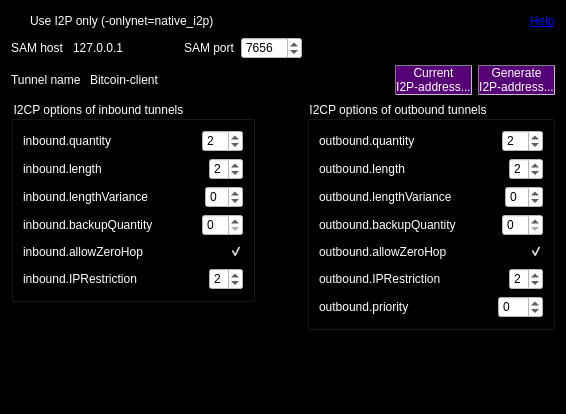
<?xml version="1.0" encoding="UTF-8"?>
<ui version="4.0">
 <class>I2POptionsWidget</class>
 <widget class="QWidget" name="I2POptionsWidget">
  <property name="geometry">
   <rect>
    <x>0</x>
    <y>0</y>
    <width>566</width>
    <height>414</height>
   </rect>
  </property>
  <property name="windowTitle">
   <string>Form</string>
  </property>
  <property name="styleSheet">
   <string notr="true">color: rgb(0, 0, 0);
background-color: rgb(0, 0, 0);
alternate-background-color: rgb(0, 0, 0);</string>
  </property>
  <layout class="QVBoxLayout" name="verticalLayout_5">
   <item>
    <layout class="QHBoxLayout" name="horizontalLayout_15">
     <item>
      <widget class="QCheckBox" name="checkBoxUseI2POnly">
       <property name="styleSheet">
        <string notr="true">color: rgb(255, 255, 255);</string>
       </property>
       <property name="text">
        <string>Use I2P only (-onlynet=native_i2p)</string>
       </property>
      </widget>
     </item>
     <item>
      <spacer name="horizontalSpacer_15">
       <property name="orientation">
        <enum>Qt::Horizontal</enum>
       </property>
       <property name="sizeHint" stdset="0">
        <size>
         <width>40</width>
         <height>20</height>
        </size>
       </property>
      </spacer>
     </item>
     <item>
      <widget class="QLabel" name="label">
       <property name="toolTip">
        <string>http://www.i2p2.i2p/i2cp.html#options</string>
       </property>
       <property name="text">
        <string>&lt;a href=&quot;http://www.i2p2.i2p/i2cp.html#options&quot;&gt;Help&lt;/a&gt;</string>
       </property>
       <property name="textFormat">
        <enum>Qt::RichText</enum>
       </property>
       <property name="openExternalLinks">
        <bool>true</bool>
       </property>
       <property name="textInteractionFlags">
        <set>Qt::TextBrowserInteraction</set>
       </property>
      </widget>
     </item>
    </layout>
   </item>
   <item>
    <layout class="QHBoxLayout" name="horizontalLayout_16">
     <item>
      <widget class="QLabel" name="labelSAMHost">
       <property name="text">
        <string>&lt;html&gt;&lt;head/&gt;&lt;body&gt;&lt;p&gt;&lt;span style=&quot; color:#ffffff;&quot;&gt;SAM host&lt;/span&gt;&lt;/p&gt;&lt;/body&gt;&lt;/html&gt;</string>
       </property>
      </widget>
     </item>
     <item>
      <widget class="QLineEdit" name="lineEditSAMHost">
       <property name="sizePolicy">
        <sizepolicy hsizetype="Fixed" vsizetype="Fixed">
         <horstretch>0</horstretch>
         <verstretch>0</verstretch>
        </sizepolicy>
       </property>
       <property name="styleSheet">
        <string notr="true">color: rgb(255, 255, 255);</string>
       </property>
       <property name="text">
        <string>127.0.0.1</string>
       </property>
      </widget>
     </item>
     <item>
      <widget class="QLabel" name="labelSAMPort">
       <property name="text">
        <string>&lt;html&gt;&lt;head/&gt;&lt;body&gt;&lt;p&gt;&lt;span style=&quot; color:#ffffff;&quot;&gt;SAM port&lt;/span&gt;&lt;/p&gt;&lt;/body&gt;&lt;/html&gt;</string>
       </property>
      </widget>
     </item>
     <item>
      <widget class="QSpinBox" name="spinBoxSAMPort">
       <property name="styleSheet">
        <string notr="true">background-color: rgb(255, 255, 255);
alternate-background-color: rgb(255, 255, 255);
color: rgb(0, 0, 0);</string>
       </property>
       <property name="minimum">
        <number>1</number>
       </property>
       <property name="maximum">
        <number>65535</number>
       </property>
       <property name="value">
        <number>7656</number>
       </property>
      </widget>
     </item>
     <item>
      <spacer name="horizontalSpacer_17">
       <property name="orientation">
        <enum>Qt::Horizontal</enum>
       </property>
       <property name="sizeHint" stdset="0">
        <size>
         <width>40</width>
         <height>20</height>
        </size>
       </property>
      </spacer>
     </item>
    </layout>
   </item>
   <item>
    <layout class="QHBoxLayout" name="horizontalLayout_17">
     <item>
      <widget class="QLabel" name="labelTunnelName">
       <property name="text">
        <string>&lt;html&gt;&lt;head/&gt;&lt;body&gt;&lt;p&gt;&lt;span style=&quot; color:#ffffff;&quot;&gt;Tunnel name&lt;/span&gt;&lt;/p&gt;&lt;/body&gt;&lt;/html&gt;</string>
       </property>
      </widget>
     </item>
     <item>
      <widget class="QLineEdit" name="lineEditTunnelName">
       <property name="sizePolicy">
        <sizepolicy hsizetype="Preferred" vsizetype="Fixed">
         <horstretch>0</horstretch>
         <verstretch>0</verstretch>
        </sizepolicy>
       </property>
       <property name="minimumSize">
        <size>
         <width>0</width>
         <height>0</height>
        </size>
       </property>
       <property name="styleSheet">
        <string notr="true">color: rgb(255, 255, 255);</string>
       </property>
       <property name="text">
        <string>Bitcoin-client</string>
       </property>
      </widget>
     </item>
     <item>
      <spacer name="horizontalSpacer_18">
       <property name="orientation">
        <enum>Qt::Horizontal</enum>
       </property>
       <property name="sizeHint" stdset="0">
        <size>
         <width>40</width>
         <height>20</height>
        </size>
       </property>
      </spacer>
     </item>
     <item>
      <widget class="QPushButton" name="pushButtonCurrentI2PAddress">
       <property name="styleSheet">
        <string notr="true">background: rgb(86,0,120); color: rgb(255,255,255); border: 1px inset grey; border-radius: 1px; margin: 0px;</string>
       </property>
       <property name="text">
        <string>Current
I2P-address...</string>
       </property>
      </widget>
     </item>
     <item>
      <widget class="QPushButton" name="pushButtonGenerateI2PAddress">
       <property name="styleSheet">
        <string notr="true">background: rgb(86,0,120); color: rgb(255,255,255); border: 1px inset grey; border-radius: 1px; margin: 0px;</string>
       </property>
       <property name="text">
        <string>Generate
I2P-address...</string>
       </property>
      </widget>
     </item>
    </layout>
   </item>
   <item>
    <layout class="QHBoxLayout" name="horizontalLayout_14">
     <item>
      <layout class="QVBoxLayout" name="verticalLayout_4">
       <item>
        <widget class="QGroupBox" name="groupBoxInbound">
         <property name="styleSheet">
          <string notr="true">color: rgb(255, 255, 255);</string>
         </property>
         <property name="title">
          <string>I2CP options of inbound tunnels</string>
         </property>
         <layout class="QVBoxLayout" name="verticalLayout">
          <item>
           <layout class="QHBoxLayout" name="horizontalLayout">
            <item>
             <widget class="QLabel" name="labelInboundQuantity">
              <property name="text">
               <string>inbound.quantity </string>
              </property>
             </widget>
            </item>
            <item>
             <spacer name="horizontalSpacer">
              <property name="orientation">
               <enum>Qt::Horizontal</enum>
              </property>
              <property name="sizeHint" stdset="0">
               <size>
                <width>40</width>
                <height>20</height>
               </size>
              </property>
             </spacer>
            </item>
            <item>
             <widget class="QSpinBox" name="spinBoxInboundQuantity">
              <property name="styleSheet">
               <string notr="true">background-color: rgb(255, 255, 255);
alternate-background-color: rgb(255, 255, 255);
color: rgb(0, 0, 0);</string>
              </property>
              <property name="minimum">
               <number>1</number>
              </property>
              <property name="maximum">
               <number>16</number>
              </property>
              <property name="value">
               <number>2</number>
              </property>
             </widget>
            </item>
           </layout>
          </item>
          <item>
           <layout class="QHBoxLayout" name="horizontalLayout_2">
            <item>
             <widget class="QLabel" name="labelInboundLength">
              <property name="text">
               <string>inbound.length </string>
              </property>
             </widget>
            </item>
            <item>
             <spacer name="horizontalSpacer_2">
              <property name="orientation">
               <enum>Qt::Horizontal</enum>
              </property>
              <property name="sizeHint" stdset="0">
               <size>
                <width>40</width>
                <height>20</height>
               </size>
              </property>
             </spacer>
            </item>
            <item>
             <widget class="QSpinBox" name="spinBoxInboundLength">
              <property name="styleSheet">
               <string notr="true">background-color: rgb(255, 255, 255);
alternate-background-color: rgb(255, 255, 255);
color: rgb(0, 0, 0);</string>
              </property>
              <property name="minimum">
               <number>0</number>
              </property>
              <property name="maximum">
               <number>7</number>
              </property>
              <property name="value">
               <number>2</number>
              </property>
             </widget>
            </item>
           </layout>
          </item>
          <item>
           <layout class="QHBoxLayout" name="horizontalLayout_3">
            <item>
             <widget class="QLabel" name="labelInboundLengthVariance">
              <property name="text">
               <string>inbound.lengthVariance</string>
              </property>
             </widget>
            </item>
            <item>
             <spacer name="horizontalSpacer_3">
              <property name="orientation">
               <enum>Qt::Horizontal</enum>
              </property>
              <property name="sizeHint" stdset="0">
               <size>
                <width>40</width>
                <height>20</height>
               </size>
              </property>
             </spacer>
            </item>
            <item>
             <widget class="QSpinBox" name="spinBoxInboundLengthVariance">
              <property name="styleSheet">
               <string notr="true">background-color: rgb(255, 255, 255);
alternate-background-color: rgb(255, 255, 255);
color: rgb(0, 0, 0);</string>
              </property>
              <property name="minimum">
               <number>-7</number>
              </property>
              <property name="maximum">
               <number>7</number>
              </property>
             </widget>
            </item>
           </layout>
          </item>
          <item>
           <layout class="QHBoxLayout" name="horizontalLayout_4">
            <item>
             <widget class="QLabel" name="labelInboundBackupQuality">
              <property name="text">
               <string>inbound.backupQuantity </string>
              </property>
             </widget>
            </item>
            <item>
             <spacer name="horizontalSpacer_4">
              <property name="orientation">
               <enum>Qt::Horizontal</enum>
              </property>
              <property name="sizeHint" stdset="0">
               <size>
                <width>40</width>
                <height>20</height>
               </size>
              </property>
             </spacer>
            </item>
            <item>
             <widget class="QSpinBox" name="spinBoxInboundBackupQuality">
              <property name="styleSheet">
               <string notr="true">background-color: rgb(255, 255, 255);
alternate-background-color: rgb(255, 255, 255);
color: rgb(0, 0, 0);</string>
              </property>
             </widget>
            </item>
           </layout>
          </item>
          <item>
           <layout class="QHBoxLayout" name="horizontalLayout_5">
            <item>
             <widget class="QLabel" name="labelInboundAllowZeroHop">
              <property name="text">
               <string>inbound.allowZeroHop </string>
              </property>
             </widget>
            </item>
            <item>
             <spacer name="horizontalSpacer_5">
              <property name="orientation">
               <enum>Qt::Horizontal</enum>
              </property>
              <property name="sizeHint" stdset="0">
               <size>
                <width>40</width>
                <height>20</height>
               </size>
              </property>
             </spacer>
            </item>
            <item>
             <widget class="QCheckBox" name="checkBoxInboundAllowZeroHop">
              <property name="checked">
               <bool>true</bool>
              </property>
             </widget>
            </item>
           </layout>
          </item>
          <item>
           <layout class="QHBoxLayout" name="horizontalLayout_6">
            <item>
             <widget class="QLabel" name="labelInboundIPRestriction">
              <property name="text">
               <string>inbound.IPRestriction</string>
              </property>
             </widget>
            </item>
            <item>
             <spacer name="horizontalSpacer_6">
              <property name="orientation">
               <enum>Qt::Horizontal</enum>
              </property>
              <property name="sizeHint" stdset="0">
               <size>
                <width>40</width>
                <height>20</height>
               </size>
              </property>
             </spacer>
            </item>
            <item>
             <widget class="QSpinBox" name="spinBoxInboundIPRestriction">
              <property name="styleSheet">
               <string notr="true">background-color: rgb(255, 255, 255);
alternate-background-color: rgb(255, 255, 255);
color: rgb(0, 0, 0);</string>
              </property>
              <property name="maximum">
               <number>4</number>
              </property>
              <property name="value">
               <number>2</number>
              </property>
             </widget>
            </item>
           </layout>
          </item>
         </layout>
        </widget>
       </item>
       <item>
        <spacer name="verticalSpacer">
         <property name="orientation">
          <enum>Qt::Vertical</enum>
         </property>
         <property name="sizeHint" stdset="0">
          <size>
           <width>20</width>
           <height>40</height>
          </size>
         </property>
        </spacer>
       </item>
      </layout>
     </item>
     <item>
      <spacer name="horizontalSpacer_14">
       <property name="orientation">
        <enum>Qt::Horizontal</enum>
       </property>
       <property name="sizeHint" stdset="0">
        <size>
         <width>40</width>
         <height>20</height>
        </size>
       </property>
      </spacer>
     </item>
     <item>
      <layout class="QVBoxLayout" name="verticalLayout_3">
       <item>
        <widget class="QGroupBox" name="groupBoxOutbound">
         <property name="styleSheet">
          <string notr="true">color: rgb(255, 255, 255);</string>
         </property>
         <property name="title">
          <string>I2CP options of outbound tunnels</string>
         </property>
         <layout class="QVBoxLayout" name="verticalLayout_2">
          <item>
           <layout class="QHBoxLayout" name="horizontalLayout_7">
            <item>
             <widget class="QLabel" name="labelOutboundQuantity">
              <property name="text">
               <string>outbound.quantity </string>
              </property>
             </widget>
            </item>
            <item>
             <spacer name="horizontalSpacer_7">
              <property name="orientation">
               <enum>Qt::Horizontal</enum>
              </property>
              <property name="sizeHint" stdset="0">
               <size>
                <width>40</width>
                <height>20</height>
               </size>
              </property>
             </spacer>
            </item>
            <item>
             <widget class="QSpinBox" name="spinBoxOutboundQuantity">
              <property name="styleSheet">
               <string notr="true">background-color: rgb(255, 255, 255);
alternate-background-color: rgb(255, 255, 255);
color: rgb(0, 0, 0);</string>
              </property>
              <property name="minimum">
               <number>1</number>
              </property>
              <property name="value">
               <number>2</number>
              </property>
             </widget>
            </item>
           </layout>
          </item>
          <item>
           <layout class="QHBoxLayout" name="horizontalLayout_8">
            <item>
             <widget class="QLabel" name="labelOutboundLength">
              <property name="text">
               <string>outbound.length </string>
              </property>
             </widget>
            </item>
            <item>
             <spacer name="horizontalSpacer_8">
              <property name="orientation">
               <enum>Qt::Horizontal</enum>
              </property>
              <property name="sizeHint" stdset="0">
               <size>
                <width>40</width>
                <height>20</height>
               </size>
              </property>
             </spacer>
            </item>
            <item>
             <widget class="QSpinBox" name="spinBoxOutboundLength">
              <property name="styleSheet">
               <string notr="true">background-color: rgb(255, 255, 255);
alternate-background-color: rgb(255, 255, 255);
color: rgb(0, 0, 0);</string>
              </property>
              <property name="maximum">
               <number>7</number>
              </property>
              <property name="value">
               <number>2</number>
              </property>
             </widget>
            </item>
           </layout>
          </item>
          <item>
           <layout class="QHBoxLayout" name="horizontalLayout_9">
            <item>
             <widget class="QLabel" name="labelOutboundLengthVariance">
              <property name="text">
               <string>outbound.lengthVariance</string>
              </property>
             </widget>
            </item>
            <item>
             <spacer name="horizontalSpacer_9">
              <property name="orientation">
               <enum>Qt::Horizontal</enum>
              </property>
              <property name="sizeHint" stdset="0">
               <size>
                <width>40</width>
                <height>20</height>
               </size>
              </property>
             </spacer>
            </item>
            <item>
             <widget class="QSpinBox" name="spinBoxOutboundLengthVariance">
              <property name="styleSheet">
               <string notr="true">background-color: rgb(255, 255, 255);
alternate-background-color: rgb(255, 255, 255);
color: rgb(0, 0, 0);</string>
              </property>
              <property name="minimum">
               <number>-7</number>
              </property>
              <property name="maximum">
               <number>7</number>
              </property>
             </widget>
            </item>
           </layout>
          </item>
          <item>
           <layout class="QHBoxLayout" name="horizontalLayout_10">
            <item>
             <widget class="QLabel" name="labelOutboundBackupQuantity">
              <property name="text">
               <string>outbound.backupQuantity</string>
              </property>
             </widget>
            </item>
            <item>
             <spacer name="horizontalSpacer_10">
              <property name="orientation">
               <enum>Qt::Horizontal</enum>
              </property>
              <property name="sizeHint" stdset="0">
               <size>
                <width>40</width>
                <height>20</height>
               </size>
              </property>
             </spacer>
            </item>
            <item>
             <widget class="QSpinBox" name="spinBoxOutboundBackupQuantity">
              <property name="styleSheet">
               <string notr="true">background-color: rgb(255, 255, 255);
alternate-background-color: rgb(255, 255, 255);
color: rgb(0, 0, 0);</string>
              </property>
             </widget>
            </item>
           </layout>
          </item>
          <item>
           <layout class="QHBoxLayout" name="horizontalLayout_11">
            <item>
             <widget class="QLabel" name="labelAllowZeroHop">
              <property name="text">
               <string>outbound.allowZeroHop </string>
              </property>
             </widget>
            </item>
            <item>
             <spacer name="horizontalSpacer_11">
              <property name="orientation">
               <enum>Qt::Horizontal</enum>
              </property>
              <property name="sizeHint" stdset="0">
               <size>
                <width>40</width>
                <height>20</height>
               </size>
              </property>
             </spacer>
            </item>
            <item>
             <widget class="QCheckBox" name="checkBoxAllowZeroHop">
              <property name="checked">
               <bool>true</bool>
              </property>
             </widget>
            </item>
           </layout>
          </item>
          <item>
           <layout class="QHBoxLayout" name="horizontalLayout_12">
            <item>
             <widget class="QLabel" name="labelOutboundIPRestriction">
              <property name="text">
               <string>outbound.IPRestriction</string>
              </property>
             </widget>
            </item>
            <item>
             <spacer name="horizontalSpacer_12">
              <property name="orientation">
               <enum>Qt::Horizontal</enum>
              </property>
              <property name="sizeHint" stdset="0">
               <size>
                <width>40</width>
                <height>20</height>
               </size>
              </property>
             </spacer>
            </item>
            <item>
             <widget class="QSpinBox" name="spinBoxOutboundIPRestriction">
              <property name="styleSheet">
               <string notr="true">background-color: rgb(255, 255, 255);
alternate-background-color: rgb(255, 255, 255);
color: rgb(0, 0, 0);</string>
              </property>
              <property name="maximum">
               <number>4</number>
              </property>
              <property name="value">
               <number>2</number>
              </property>
             </widget>
            </item>
           </layout>
          </item>
          <item>
           <layout class="QHBoxLayout" name="horizontalLayout_13">
            <item>
             <widget class="QLabel" name="labelOutboundPriority">
              <property name="text">
               <string>outbound.priority</string>
              </property>
             </widget>
            </item>
            <item>
             <spacer name="horizontalSpacer_13">
              <property name="orientation">
               <enum>Qt::Horizontal</enum>
              </property>
              <property name="sizeHint" stdset="0">
               <size>
                <width>40</width>
                <height>20</height>
               </size>
              </property>
             </spacer>
            </item>
            <item>
             <widget class="QSpinBox" name="spinBoxOutboundPriority">
              <property name="styleSheet">
               <string notr="true">background-color: rgb(255, 255, 255);
alternate-background-color: rgb(255, 255, 255);
color: rgb(0, 0, 0);</string>
              </property>
              <property name="minimum">
               <number>-25</number>
              </property>
              <property name="maximum">
               <number>25</number>
              </property>
             </widget>
            </item>
           </layout>
          </item>
         </layout>
        </widget>
       </item>
       <item>
        <spacer name="verticalSpacer_2">
         <property name="orientation">
          <enum>Qt::Vertical</enum>
         </property>
         <property name="sizeHint" stdset="0">
          <size>
           <width>20</width>
           <height>40</height>
          </size>
         </property>
        </spacer>
       </item>
      </layout>
     </item>
    </layout>
   </item>
  </layout>
 </widget>
 <tabstops>
  <tabstop>checkBoxUseI2POnly</tabstop>
  <tabstop>lineEditSAMHost</tabstop>
  <tabstop>spinBoxSAMPort</tabstop>
  <tabstop>lineEditTunnelName</tabstop>
  <tabstop>pushButtonCurrentI2PAddress</tabstop>
  <tabstop>pushButtonGenerateI2PAddress</tabstop>
  <tabstop>spinBoxInboundQuantity</tabstop>
  <tabstop>spinBoxInboundLength</tabstop>
  <tabstop>spinBoxInboundLengthVariance</tabstop>
  <tabstop>spinBoxInboundBackupQuality</tabstop>
  <tabstop>checkBoxInboundAllowZeroHop</tabstop>
  <tabstop>spinBoxInboundIPRestriction</tabstop>
  <tabstop>spinBoxOutboundQuantity</tabstop>
  <tabstop>spinBoxOutboundLength</tabstop>
  <tabstop>spinBoxOutboundLengthVariance</tabstop>
  <tabstop>spinBoxOutboundBackupQuantity</tabstop>
  <tabstop>checkBoxAllowZeroHop</tabstop>
  <tabstop>spinBoxOutboundIPRestriction</tabstop>
  <tabstop>spinBoxOutboundPriority</tabstop>
 </tabstops>
 <resources/>
 <connections/>
</ui>
